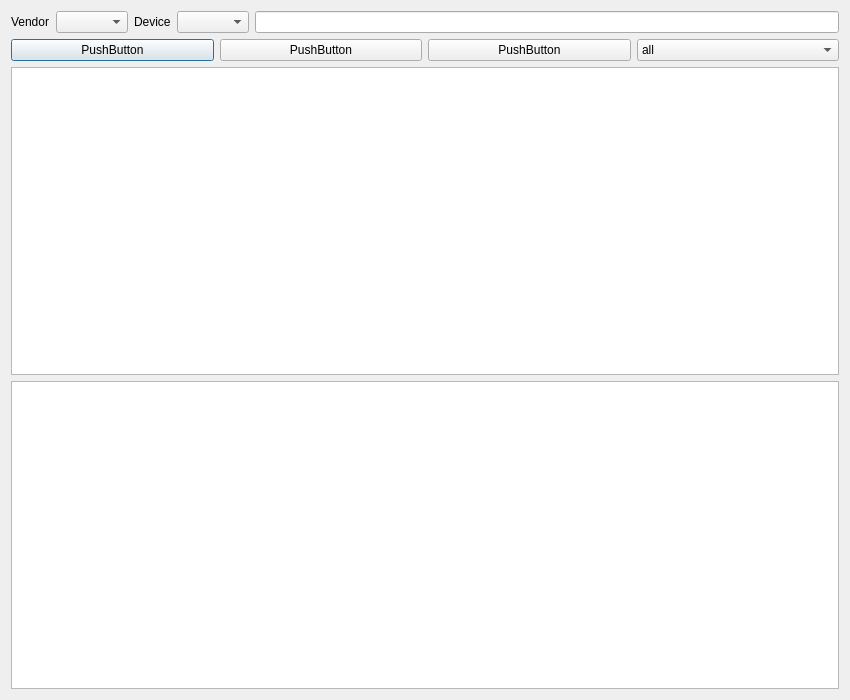
<?xml version="1.0" encoding="UTF-8"?>
<ui version="4.0">
 <class>PackManager</class>
 <widget class="QDialog" name="PackManager">
  <property name="geometry">
   <rect>
    <x>0</x>
    <y>0</y>
    <width>850</width>
    <height>700</height>
   </rect>
  </property>
  <property name="windowTitle">
   <string>PackManager</string>
  </property>
  <layout class="QVBoxLayout" name="verticalLayout_2">
   <item>
    <layout class="QVBoxLayout" name="verticalLayout">
     <item>
      <layout class="QHBoxLayout" name="horizontalLayout">
       <item>
        <widget class="QLabel" name="label">
         <property name="text">
          <string>Vendor</string>
         </property>
        </widget>
       </item>
       <item>
        <widget class="QComboBox" name="vendor_list"/>
       </item>
       <item>
        <widget class="QLabel" name="label_2">
         <property name="text">
          <string>Device</string>
         </property>
        </widget>
       </item>
       <item>
        <widget class="QComboBox" name="device_list"/>
       </item>
       <item>
        <widget class="QLineEdit" name="device_fileter"/>
       </item>
      </layout>
     </item>
     <item>
      <layout class="QHBoxLayout" name="horizontalLayout_2">
       <item>
        <widget class="QPushButton" name="pushButton">
         <property name="text">
          <string>PushButton</string>
         </property>
        </widget>
       </item>
       <item>
        <widget class="QPushButton" name="pushButton_2">
         <property name="text">
          <string>PushButton</string>
         </property>
        </widget>
       </item>
       <item>
        <widget class="QPushButton" name="pushButton_3">
         <property name="text">
          <string>PushButton</string>
         </property>
        </widget>
       </item>
       <item>
        <widget class="QComboBox" name="pack_filster">
         <item>
          <property name="text">
           <string>all</string>
          </property>
         </item>
         <item>
          <property name="text">
           <string>installed</string>
          </property>
         </item>
         <item>
          <property name="text">
           <string>uninstall</string>
          </property>
         </item>
        </widget>
       </item>
      </layout>
     </item>
     <item>
      <widget class="QTableWidget" name="tableWidget"/>
     </item>
     <item>
      <widget class="QTextBrowser" name="log"/>
     </item>
    </layout>
   </item>
  </layout>
 </widget>
 <resources/>
 <connections/>
</ui>
